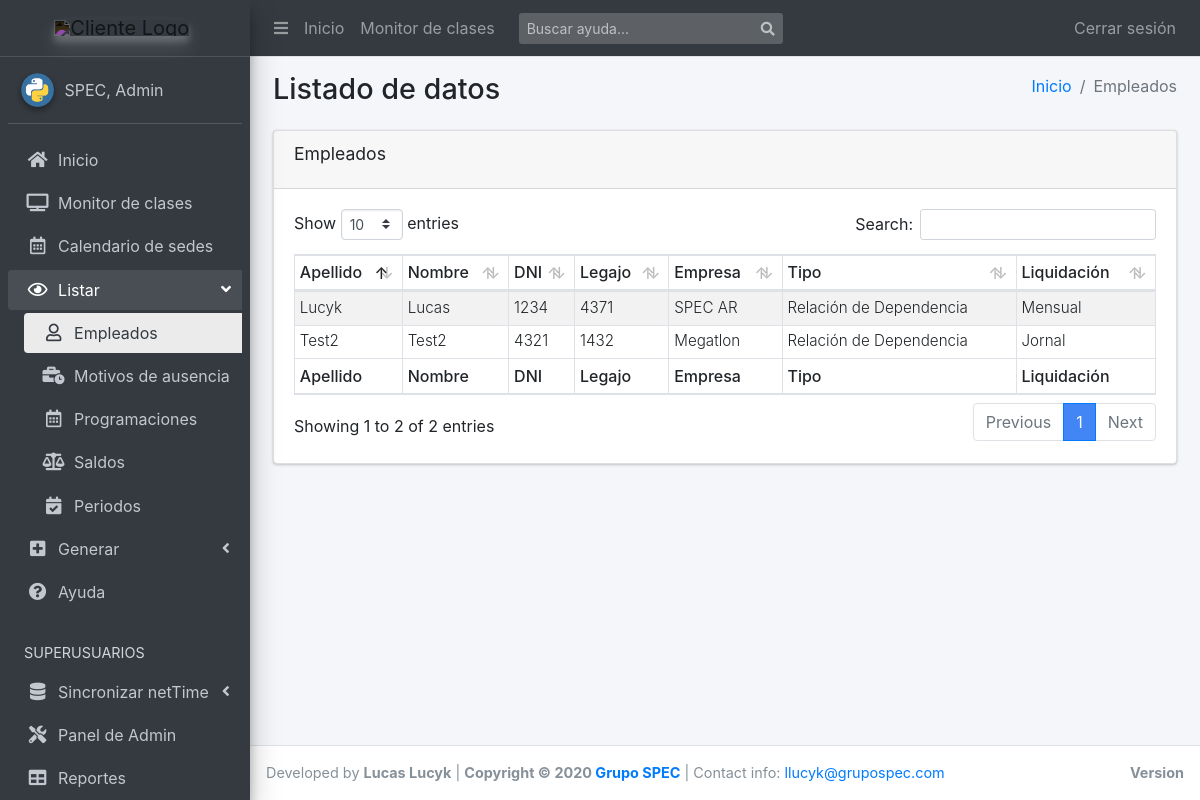
/list/empleados/ (signed in), run on an earlier commit of the app's database.
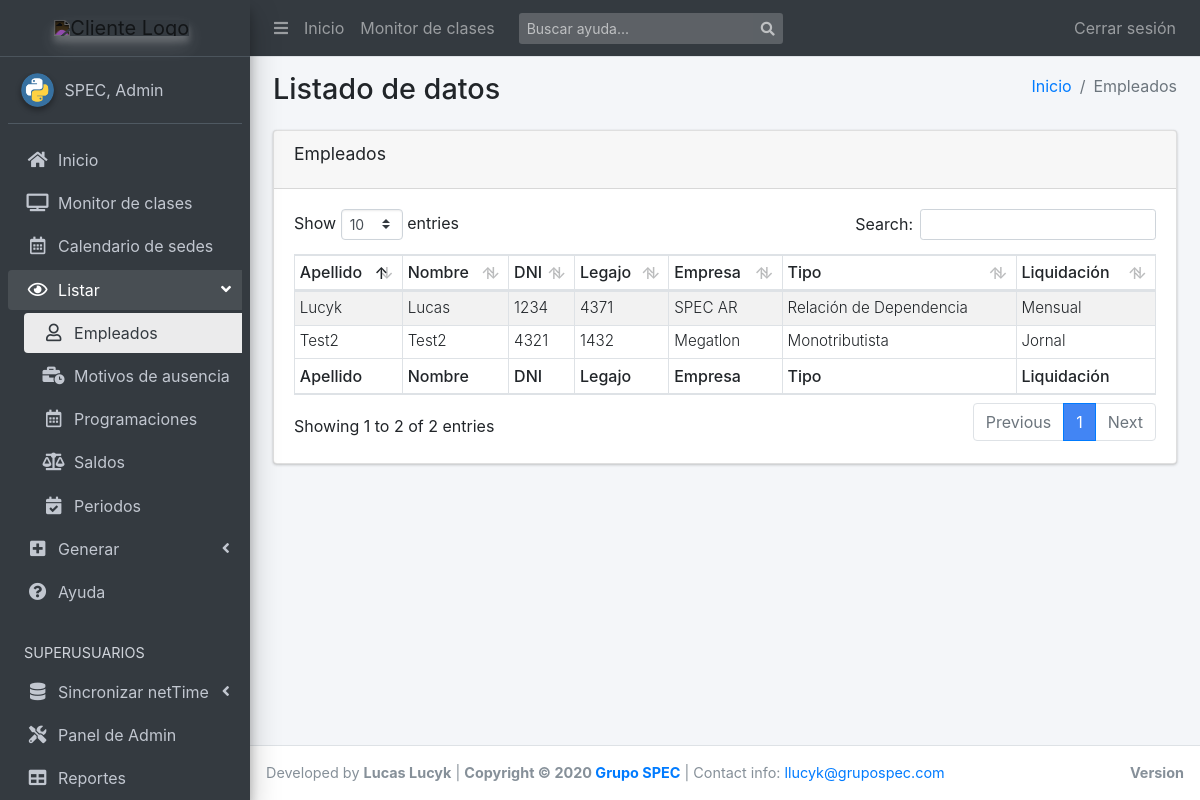
And on a later commit of the database.
### scg_app/models.py (models this page shows, shortened)
class Empleado(models.Model):
    id_netTime = models.PositiveIntegerField(
        default=0,
        validators=[MinValueValidator(1)],
        unique=True,
        help_text="Para matchear marcajes e importaciones"
    )
    apellido = models.CharField(max_length=20)
    nombre = models.CharField(max_length=20)
    dni = models.CharField(max_length=8, unique=True)
    legajo = models.CharField(max_length=10, null=True, blank=True)
    empresa = models.CharField(max_length=10, null=True, blank=True)
    tipo = models.ForeignKey(
        'TipoContrato', on_delete=models.CASCADE, null=True, blank=True)
    liquidacion = models.ForeignKey(
        'TipoLiquidacion', on_delete=models.CASCADE, null=True, blank=True)
    escala = models.ManyToManyField('Escala')
    class Meta:
        verbose_name = "Empleado"
        verbose_name_plural = "Empleados"
        get_latest_by = "dni"
        ordering = ["dni", "apellido", "nombre"]
    class ReportBuilder:
        extra = ['legajo_apellido_nombre', ]
    @property
    def legajo_apellido_nombre(self):
        return f'{self.legajo} - {self.apellido} {self.nombre}'

class TipoContrato(models.Model):
    id_netTime = models.PositiveIntegerField(
        default=0,
        validators=[MinValueValidator(1)],
        unique=True,
        help_text="Para matchear marcajes e importaciones"
    )
    nombre = models.CharField(max_length=100, unique=True)
    class Meta:
        verbose_name = "Tipo de contrato"
        verbose_name_plural = "Tipos de contrato"
        get_latest_by = "id_netTime"
    def __str__(self):
        return f'{self.nombre}'

class TipoLiquidacion(models.Model):
    id_netTime = models.PositiveIntegerField(
        default=0,
        validators=[MinValueValidator(1)],
        unique=True,
        help_text="Para matchear marcajes e importaciones")
    nombre = models.CharField(max_length=100, unique=True)
    class Meta:
        verbose_name = "Tipo de liquidación"
        verbose_name_plural = "Tipos de liquidación"
        ordering = ["nombre", ]
        get_latest_by = "nombre"
    def __str__(self):
        return f'{self.nombre}'

### scg_app/views.py (the view)
# urls.py: path('empleados/', views.EmpleadosList.as_view(), name='empleados_view'),
class EmpleadosList(LoginRequiredMixin, ListView):
    model = Empleado
    template_name = 'apps/scg_app/list/empleados.html'
    context_object_name = 'empleados_list'
    ordering = ['apellido', 'nombre',]

### templates/apps/scg_app/list/empleados.html
{% extends "apps/scg_app/list/base.html" %}
{% block active_ver_empleados %} active {% endblock %}
{% block route %}
  <li class="breadcrumb-item"><a href="{% url 'index' %}">Inicio</a></li>
  <li class="breadcrumb-item active">Empleados</li>
{% endblock route %}
{% block tableName %}Empleados{% endblock %}
{% block tableHeaders %}
  <tr>
    <th>Apellido</th>
    <th>Nombre</th>
    <th>DNI</th>
    <th>Legajo</th>
    <th>Empresa</th>
    <th>Tipo</th>
    <th>Liquidaci&oacute;n</th>
  </tr>
{% endblock %}
{% block tableBody %}
  {% for empleado in empleados_list %}
    <tr>
      <td class="align-middle">{{empleado.apellido|capfirst}}</td>
      <td class="align-middle">{{empleado.nombre|capfirst}}</td>
      <td class="align-middle">{{empleado.dni}}</td>
      <td class="align-middle">{{empleado.legajo}}</td>
      <td class="align-middle">{{empleado.empresa}}</td>
      <td class="align-middle">{{empleado.tipo}}</td>
      <td class="align-middle">{{empleado.liquidacion}}</td>
    </tr>
  {% endfor %}
{% endblock %}
{% block tableFooter %}
  <tr>
    <th>Apellido</th>
    <th>Nombre</th>
    <th>DNI</th>
    <th>Legajo</th>
    <th>Empresa</th>
    <th>Tipo</th>
    <th>Liquidaci&oacute;n</th>
  </tr>
{% endblock %}

What changed in the data, as far as the page shows it:
changed Empleado "Test2": tipo "Relación de Dependencia" → "Monotributista"
